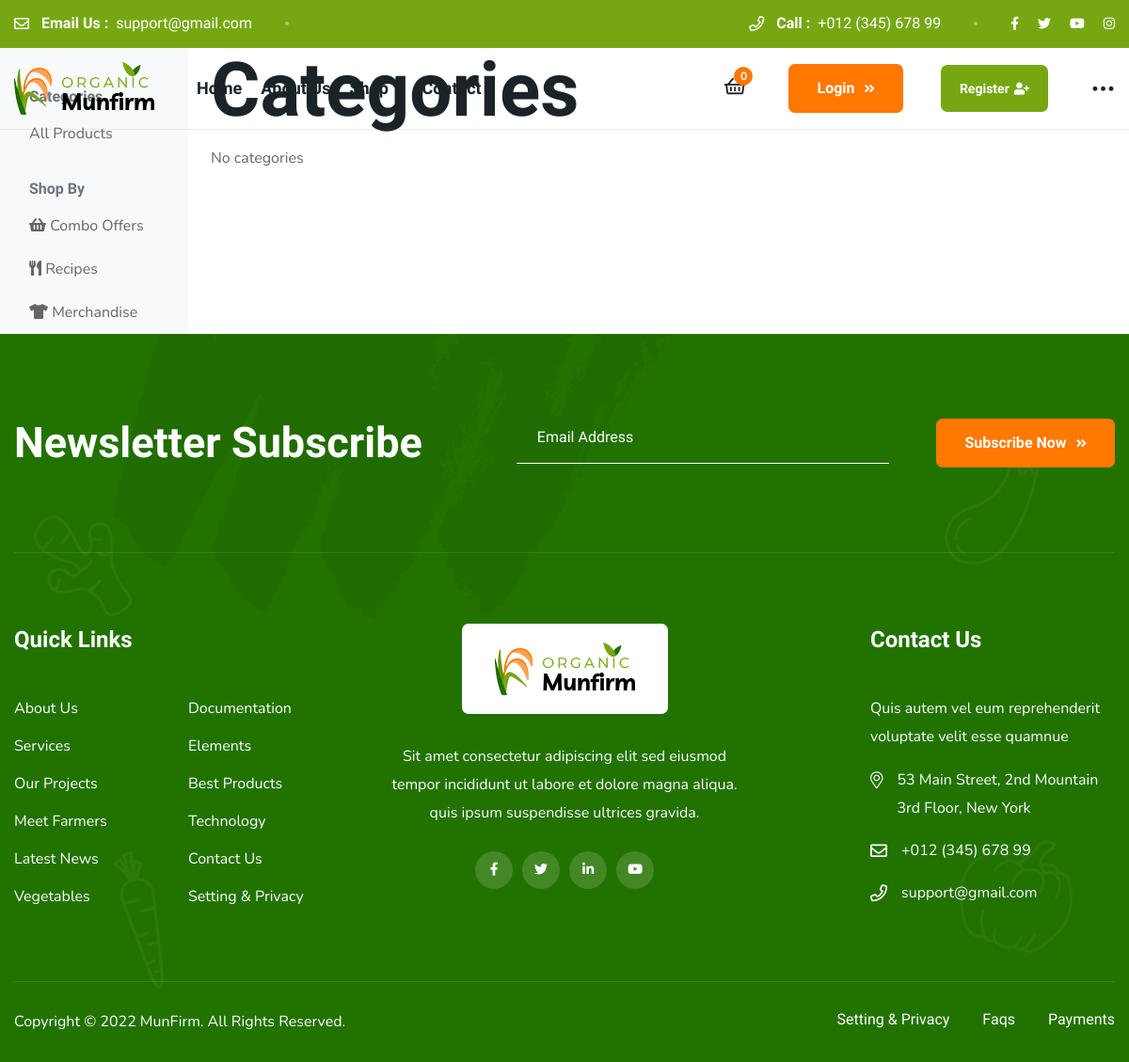
The app's page /products/categories/, older data.
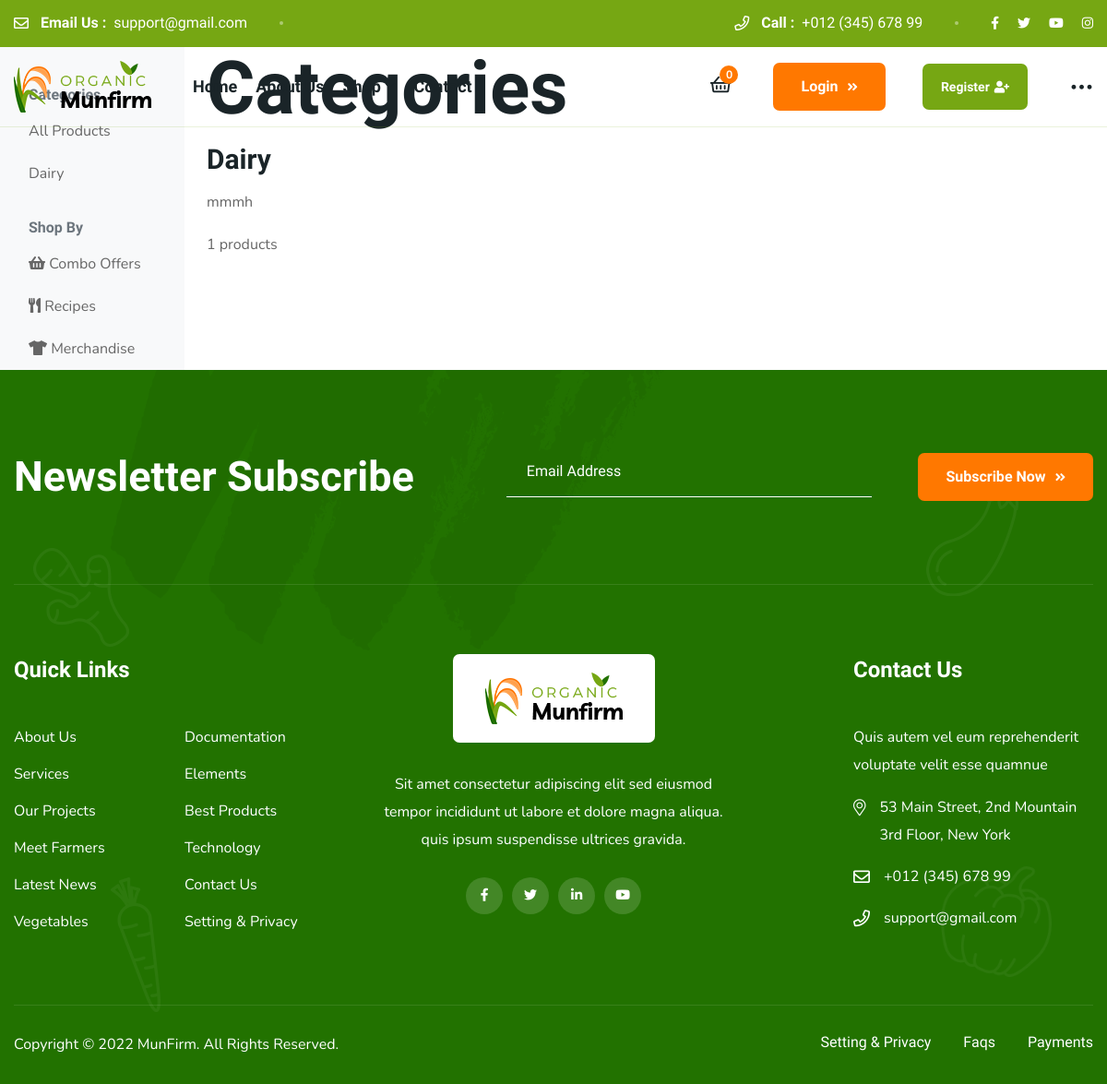
The same page, newer data.
### products/models.py (models this page shows, shortened)
class Category(models.Model):
    name = models.CharField(max_length=100, unique=True)
    slug = models.SlugField(max_length=100, unique=True)
    description = models.TextField(blank=True)
    image = models.ImageField(upload_to='categories/', blank=True, null=True)
    is_active = models.BooleanField(default=True)
    created_at = models.DateTimeField(auto_now_add=True)
    updated_at = models.DateTimeField(auto_now=True)
    class Meta:
        verbose_name_plural = "Categories"
        ordering = ['name']

### products/views.py (the view)
# urls.py: path('categories/', views.CategoryListView.as_view(), name='category_list'),
class CategoryListView(ListView):
    model = Category
    template_name = 'products/category_list.html'
    context_object_name = 'categories'
    def get_queryset(self):
        return Category.objects.filter(is_active=True)
    def get_context_data(self, **kwargs):
        context = super().get_context_data(**kwargs)
        categories_with_count = []
        for category in context['categories']:
            product_count = Product.objects.filter(
                category=category,
                is_active=True
            ).count()
            categories_with_count.append({
                'category': category,
                'product_count': product_count
            })
        context['categories_with_count'] = categories_with_count
        return context

### cart/context_processors.py (called while the page is built)
def cart_context(request):
    context = {}
    if request.user.is_authenticated:
        cart, created = Cart.objects.get_or_create(
            user=request.user,
            status='active',
            defaults={'session_key': request.session.session_key}
        )
        context['cart'] = cart
        context['cart_item_count'] = cart.get_item_count()
    else:
        if not request.session.session_key:
            request.session.create()
        session_key = request.session.session_key
        try:
            cart = Cart.objects.get(session_key=session_key, status='active')
        except Cart.DoesNotExist:
            cart = Cart.objects.create(session_key=session_key, status='active')
        context['cart'] = cart
        context['cart_item_count'] = cart.get_item_count()
    return context

### cart/models.py (called while the page is built)
    def get_item_count(self):
        return self.items.count()

### templates/products/category_list.html
{% extends 'products/base.html' %}
{% block products_content %}
<h1>Categories</h1>
{% for cat_data in categories_with_count %}
<div>
    <h3><a href="{% url 'products:category_products' cat_data.category.slug %}">{{ cat_data.category.name }}</a></h3>
    <p>{{ cat_data.category.description|truncatewords:20 }}</p>
    <p>{{ cat_data.product_count }} products</p>
</div>
{% empty %}
<p>No categories</p>
{% endfor %}
{% endblock %}

### templates/products/base.html (shortened to what this page needs)
{% extends 'base.html' %}
{% load static %}
{% block content %}
<div class="container-fluid">
    <div class="row">
        <div class="col-md-3 col-lg-2 d-md-block bg-light sidebar collapse">
            <div class="position-sticky pt-3">
                <h6 class="sidebar-heading d-flex justify-content-between align-items-center px-3 mt-4 mb-1 text-muted">
                    <span>Categories</span>
                </h6>
                <ul class="nav flex-column">
                    <li class="nav-item">
                        <a class="nav-link {% if not request.resolver_match.url_name == 'category_products' %}active{% endif %}"
                           href="{% url 'products:product_list' %}">
                            All Products
                        </a>
                    </li>
                    {% for category in categories %}
                    <li class="nav-item">
                        <a class="nav-link" href="{% url 'products:category_products' category.slug %}">
                            {{ category.name }}
                        </a>
                    </li>
                    {% endfor %}
                </ul>
                <h6 class="sidebar-heading d-flex justify-content-between align-items-center px-3 mt-4 mb-1 text-muted">
                    <span>Shop By</span>
                </h6>
                <ul class="nav flex-column">
                    <li class="nav-item">
                        <a class="nav-link" href="{% url 'products:basket_list' %}">
                            <i class="fas fa-shopping-basket"></i> Combo Offers
                        </a>
                    </li>
                    <li class="nav-item">
                        <a class="nav-link" href="{% url 'products:recipe_list' %}">
                            <i class="fas fa-utensils"></i> Recipes
                        </a>
                    </li>
                    <li class="nav-item">
                        <a class="nav-link" href="{% url 'products:merchandise_list' %}">
                            <i class="fas fa-tshirt"></i> Merchandise
                        </a>
                    </li>
                </ul>
            </div>
        </div>
        <main class="col-md-9 ms-sm-auto col-lg-10 px-md-4">
            {% block products_content %}{% endblock %}
        </main>
    </div>
</div>
{% endblock %}

Row changes from the older to the newer data that the page shows:
added Category: name "Dairy", category.name "Dairy", category.description "mmmh", product_count "1"
Text that changed along with them:
text no longer shown: "No categories"
